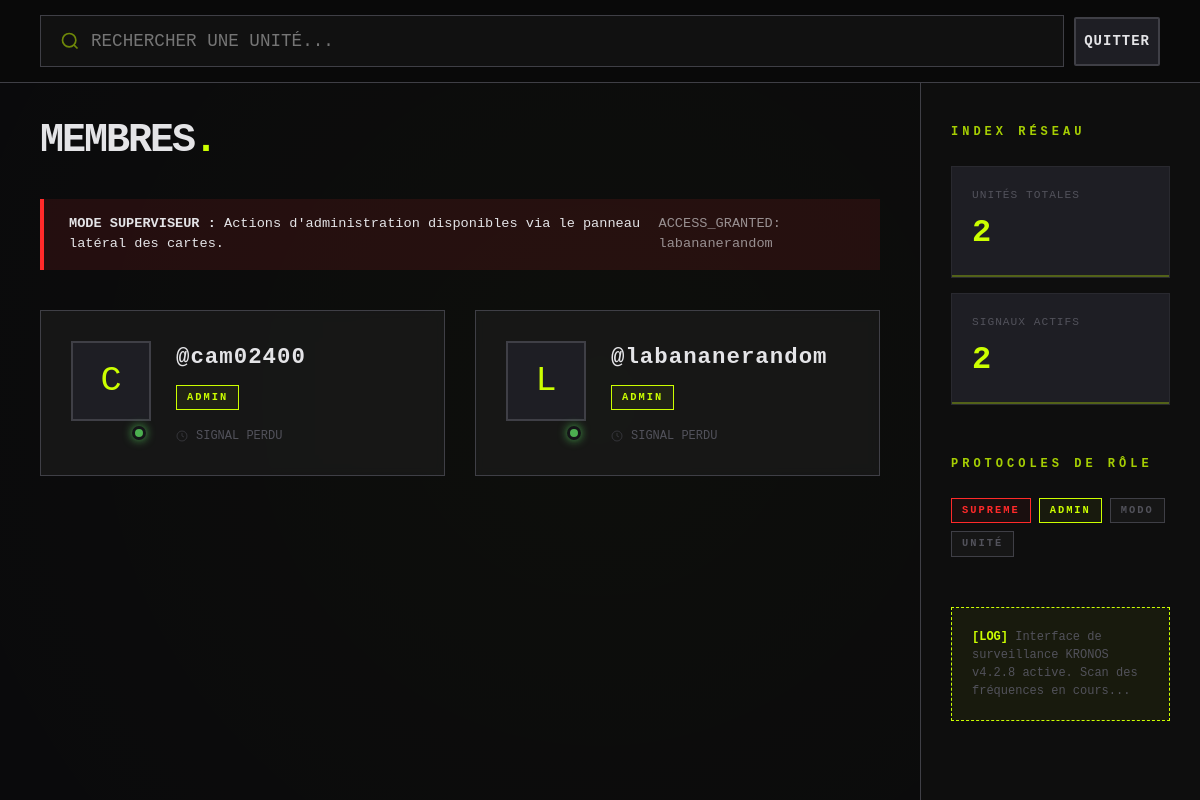
/membre (signed in), run on the app's committed database.
### models.py (models this page shows, shortened)
class User(UserMixin, db.Model):
    __tablename__ = 'users'
    id = db.Column(db.String(36), primary_key=True, default=lambda: str(uuid.uuid4()))
    username = db.Column(db.String(80), unique=True, nullable=False, index=True)
    email = db.Column(db.String(120), unique=True, nullable=False, index=True)
    password_hash = db.Column(db.String(255), nullable=False)
    display_name = db.Column(db.String(100), nullable=True)
    bio = db.Column(db.Text, nullable=True)
    avatar_filename = db.Column(db.String(255), nullable=True)
    banner_filename = db.Column(db.String(255), nullable=True)
    role = db.Column(db.String(20), default=UserRole.MEMBER, nullable=False)
    is_active = db.Column(db.Boolean, default=True, nullable=False)
    is_shadowbanned = db.Column(db.Boolean, default=False, nullable=False)
    ban_reason = db.Column(db.Text, nullable=True)  # Raison du ban (si is_active=False)
    banned_at = db.Column(db.DateTime, nullable=True)  # Date du ban
    banned_by = db.Column(db.String(36), nullable=True)  # ID de l'admin qui a banni
    last_seen = db.Column(db.DateTime, nullable=True)
    created_at = db.Column(db.DateTime, default=get_current_utc_time, nullable=False)
    last_ip = db.Column(db.String(45), nullable=True)  # Dernière IP de connexion
    mute_until = db.Column(db.DateTime, nullable=True)
    reset_token = db.Column(db.String(36), nullable=True)
    reset_token_expires_at = db.Column(db.DateTime, nullable=True)
    personal_panic_url = db.Column(db.String(500), nullable=True)
    personal_panic_hotkey = db.Column(db.String(50), nullable=True)
    theme = db.Column(db.String(20), default='dark', nullable=False)
    notif_sound = db.Column(db.Boolean, default=True, nullable=False)
    animations_enabled = db.Column(db.Boolean, default=True, nullable=False)
    messages = db.relationship('Message', backref='author', lazy='dynamic',
                               foreign_keys='Message.user_id')
    sent_files = db.relationship('FileAttachment', backref='uploader', lazy='dynamic')
    audit_logs = db.relationship('AuditLog', backref='actor', lazy='dynamic',
                                 foreign_keys='AuditLog.actor_id')
    @property
    def is_admin(self):
        return self.role in [UserRole.ADMIN, UserRole.SUPREME]

class OnlinePresence(db.Model):
    __tablename__ = 'online_presence'
    id = db.Column(db.String(36), primary_key=True, default=lambda: str(uuid.uuid4()))
    user_id = db.Column(db.String(36), db.ForeignKey('users.id'), unique=True, nullable=False)
    socket_id = db.Column(db.String(100), nullable=False)
    status = db.Column(db.String(20), default='online', nullable=False)
    current_channel = db.Column(db.String(36), nullable=True)
    is_typing = db.Column(db.Boolean, default=False, nullable=False)
    typing_channel = db.Column(db.String(36), nullable=True)
    last_ping = db.Column(db.DateTime, default=get_current_utc_time, nullable=False)

### app.py (the view)
@app.route('/membre')
@guest_allowed
def members_page():
    search = request.args.get('q', '')
    query = User.query
    if search:
        query = query.filter(User.username.ilike(f'%{search}%'))
    members = query.order_by(User.username.asc()).all()
    presences = {p.user_id: p.status for p in OnlinePresence.query.all()}
    return render_template('members.html', members=members, presences=presences, search=search, theme=THEME)

### app.py (called while the page is built)
def guest_allowed(f):
    @functools.wraps(f)
    def decorated_function(*args, **kwargs):
        if not current_user.is_authenticated:
            return redirect(url_for('guest_page', _external=False, _scheme=None))
        return f(*args, **kwargs)
    return decorated_function

@app.context_processor
def utility_processor():
    def gettext(key):
        lang = request.cookies.get('lang', 'fr')
        return TRANSLATIONS.get(lang, TRANSLATIONS['fr']).get(key, key)
    return dict(_=gettext)

@login_manager.user_loader
def load_user(user_id):
    return db.session.get(User, user_id)

### templates/members.html (shortened to what this page needs)
<!DOCTYPE html>
<html lang="fr">
<head>
    <link rel="stylesheet" href="/static/css/style.css">
</head>
<body>
    <div class="top-bar">
        <form class="search-wrapper" action="/membre" method="GET" style="flex: 1 1 auto; min-width: 0;">
            <svg class="search-icon" width="20" height="20" viewBox="0 0 24 24" fill="none" stroke="currentColor" stroke-width="2"><circle cx="11" cy="11" r="8"></circle><line x1="21" y1="21" x2="16.65" y2="16.65"></line></svg>
            <input type="text" name="q" placeholder="RECHERCHER UNE UNITÉ..." value="{{ search }}" style="width:100%;">
        </form>
        <a href="/" class="btn-secondary" style="flex:0 0 auto; width:auto !important; padding: 12px 8px; text-decoration: none; white-space: nowrap;">QUITTER</a>
    </div>
    <div class="content-wrapper">
        <main class="main-content">
            <div class="scroll-area">
                <div class="header-controls" style="margin-bottom: 40px;">
                    <h1>{{ _('members') | upper }}<span>.</span></h1>
                </div>
                {% if current_user.is_admin %}
                <div class="admin-banner">
                    <div>
                        <strong>MODE SUPERVISEUR :</strong> Actions d'administration disponibles via le panneau latéral des cartes.
                    </div>
                    <div style="opacity: 0.6; font-family: monospace;">ACCESS_GRANTED: {{ current_user.username }}</div>
                </div>
                {% endif %}
                <div class="members-grid">
            {% for member in members %}
                <div class="member-card" style="animation-delay: {{ loop.index0 * 0.05 }}s;">
                    <div class="avatar-wrapper">
                        <div class="avatar">
                            {{ member.username[0]|upper }}
                        </div>
                        <div class="status-indicator {{ 'status-online' if presences.get(member.id) == 'online' else 'status-offline' }}"></div>
                    </div>
                    <div class="member-info">
                        <span class="username">@{{ member.username }}</span>
                        <div class="role-row">
                            {% if member.is_supreme_admin %}
                                <span class="role-badge supreme">SUPREME</span>
                            {% elif member.is_admin %}
                                <span class="role-badge admin">ADMIN</span>
                            {% elif member.is_moderator %}
                                <span class="role-badge">MODO</span>
                            {% else %}
                                <span class="role-badge">UNITÉ</span>
                            {% endif %}
                        </div>
                        <div class="activity-hint">
                            <svg width="12" height="12" viewBox="0 0 24 24" fill="none" stroke="currentColor" stroke-width="2" style="opacity: 0.5;">
                                <circle cx="12" cy="12" r="10"></circle><polyline points="12 6 12 12 16 14"></polyline>
                            </svg>
                            {{ member.last_login.strftime('%d.%m.%Y @ %H:%M') if member.last_login else 'SIGNAL PERDU' }}
                        </div>
                    </div>
                    <a href="/membre/{{ member.id }}" style="position: absolute; top: 0; left: 0; width: calc(100% - 120px); height: 100%; z-index: 1;"></a>
                </div>
            {% endfor %}
                </div>
            </div>
        </main>
        <aside class="sidebar">
            <div class="sidebar-section">
                <span class="sidebar-title">Index Réseau</span>
                <div class="stat-grid">
                    <div class="stat-card">
                        <span class="stat-label">Unités Totales</span>
                        <span class="stat-value">{{ members|length }}</span>
                    </div>
                    <div class="stat-card">
                        <span class="stat-label">Signaux Actifs</span>
                        <span class="stat-value">{{ presences.values()|select('equalto', 'online')|list|length }}</span>
                    </div>
                </div>
            </div>
            <div class="sidebar-section">
                <span class="sidebar-title">Protocoles de Rôle</span>
                <div style="display: flex; flex-wrap: wrap; gap: 8px;">
                    <span class="role-badge supreme">SUPREME</span>
                    <span class="role-badge admin">ADMIN</span>
                    <span class="role-badge">MODO</span>
                    <span class="role-badge">UNITÉ</span>
                </div>
            </div>
            <div class="sidebar-section" style="margin-top: auto;">
                <div style="padding: 20px; background: rgba(204, 255, 0, 0.05); border: 1px dashed var(--accent); font-size: 0.75rem; color: var(--text-muted);">
                    <span style="color: var(--accent); font-weight: bold;">[LOG]</span>
                    Interface de surveillance KRONOS v4.2.8 active. Scan des fréquences en cours...
                </div>
            </div>
        </aside>
    </div>
</body>
</html>

### data on the page
User: username "labananerandom", username "L", role "ADMIN", last_login "SIGNAL PERDU"
User: username "C", username "cam02400", role "ADMIN", last_login "SIGNAL PERDU"

### other printed values
{{ members|length }} "2"
{{ presences.values()|select('equalto', 'online')|list|length }} "2"
